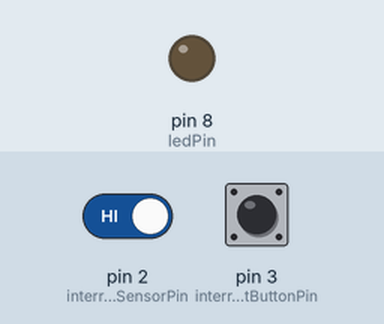
Simulated run of this sketch. Board: Arduino Uno, built with avr-gcc and run on an emulated ATmega328P. Shown: output pins drawn as LEDs (lit = HIGH). Dashed ring = blinking. The inputs (shaded band) are chosen by the test bench; at power-on: pin 3 (interruptButtonPin) HIGH, pin 2 (interruptSensorPin) HIGH. What the sketch prints to the serial monitor is not drawn.

Above: at 1.2 s.
1.3 s: pin 3 (interruptButtonPin) pulled LOW for 0.15 s
At 2.5 s:
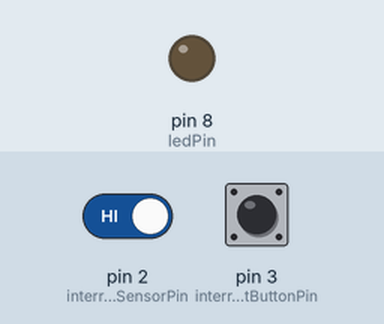
2.9 s: pin 3 (interruptButtonPin) pulled LOW for 1 s
At 3.9 s:
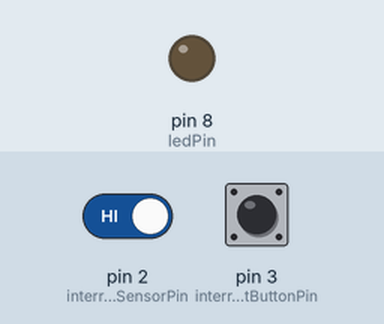
6.9 s: pin 3 (interruptButtonPin) pulsed LOW 5 times (0.12 s each, 0.3 s apart)
At 7.2 s:
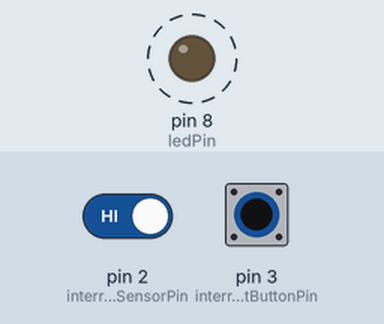
11.4 s: pin 3 (interruptButtonPin) driven LOW
At 12.0 s:
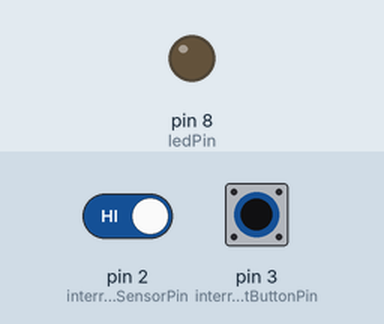
Timing chart, 0 to 14.4 s (numbered marks = the images above; inputs shaded):
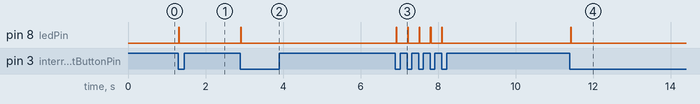

Measured:
- after the input at 1.3 s, pin 8 (ledPin): LOW → HIGH at once, → LOW 0.01 s later
- after the input at 2.9 s, pin 8 (ledPin): LOW → HIGH at once, → LOW 0.01 s later
- after the input at 6.9 s, pin 8 (ledPin): alternates HIGH for 0.01 s and LOW for 0.28 s, 10 changes in all, then stays LOW, starting at once
- after the input at 11.4 s, pin 8 (ledPin): LOW → HIGH at once, → LOW 0.01 s later

The sketch:

TaskM1-3C.ino
```cpp
const byte ledPin = 8;
const byte interruptButtonPin = 3;
const byte interruptSensorPin = 2;
volatile byte LEDstate = LOW;
volatile byte motionState = LOW;

void setup() {
  pinMode(ledPin, OUTPUT);
  pinMode(interruptButtonPin, INPUT_PULLUP);
  attachInterrupt(digitalPinToInterrupt(interruptButtonPin), blink1, FALLING);
  Serial.begin(9600);

  pinMode(interruptSensorPin, INPUT_PULLUP);
  attachInterrupt(digitalPinToInterrupt(interruptSensorPin), motionSensed, CHANGE);
}

void loop() {
  digitalWrite(ledPin, LOW);
  digitalWrite(interruptSensorPin,LOW);
}

void blink1() {
  digitalWrite(ledPin,HIGH);
  Serial.println("Button Press");
}

void motionSensed(){
  digitalWrite(interruptSensorPin,HIGH);
  Serial.println("Motion Sensed");
}
```
